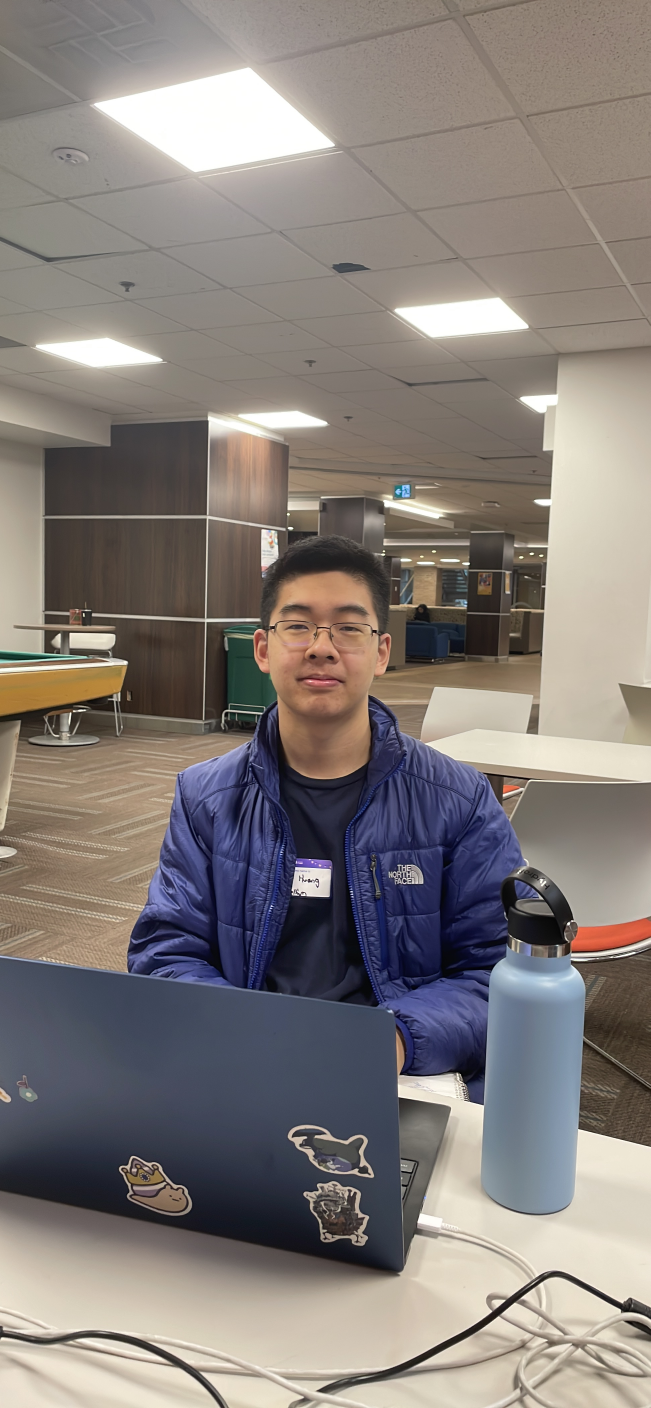
#> input picture Recall Api/img1.jpg, 1952 x 4224 px (shown at 1/3 size)
$ python -i face_detection.py   (imports and definitions only)
#> lines starting #> are read from the running program, lines starting #| are printed output that depends on the picture
from PIL import Image
import numpy as np
import cv2, base64
from io import BytesIO
import sqlite3


def main(data):
    with open("img1.jpg", "wb") as fh:
        fh.write(base64.b64decode(data))

    img1 = cv2.imread("img1.jpg")

    # Convert into grayscale
    gray1 = cv2.cvtColor(img1, cv2.COLOR_BGR2GRAY)

    # Load the cascade
    face_cascade = cv2.CascadeClassifier(cv2.data.haarcascades + 'haarcascade_frontalface_alt2.xml')

    # Detect faces
    faces1 = face_cascade.detectMultiScale(gray1, 1.1, 4)

    # Draw rectangle around the faces and crop the faces
    for (x, y, w, h) in faces1:
        img1 = cv2.rectangle(img1, (x, y), (x+w, y+h), (0, 0, 255), 2)
        img1 = img1[y:y + h, x:x + w]
        break

    cv2.imwrite('face1.jpg', img1)

    img1 = cv2.cvtColor(img1, cv2.COLOR_BGR2GRAY)

    # img1 = cv2.imread("face1.jpg")

    con = sqlite3.connect("database.db")

    minn = 100
    cur = ""

    for item in con.execute("SELECT img, name FROM labels").fetchall():
        name = item[1]

        with open("img2.jpg", "wb") as fh:
            fh.write(base64.b64decode(item[0]))

        img2 = cv2.imread("img2.jpg")

        # Convert into grayscale
        gray2 = cv2.cvtColor(img2, cv2.COLOR_BGR2GRAY)

        # Detect faces
        faces2 = face_cascade.detectMultiScale(gray2, 1.1, 4)

        # Draw rectangle around the faces and crop the faces
        for (x, y, w, h) in faces2:
            img2 = cv2.rectangle(img2, (x, y), (x+w, y+h), (0, 0, 255), 2)
            img2 = img2[y:y + h, x:x + w]
            break

        cv2.imwrite('face2.jpg', img2)


        # img2 = cv2.imread("face2.jpg")

        height1, width1 = img1.shape[0],img1.shape[1]
        height2, width2 = img2.shape[0],img2.shape[1]

        img1 = img1[0:min(height1, height2), 0:min(width1, width2)]
        img2 = img2[0:min(height1, height2), 0:min(width1, width2)]

        img2 = cv2.cvtColor(img2, cv2.COLOR_BGR2GRAY)
        # define the function to compute MSE between two images

        error, diff = mse(img1, img2)

        if error < minn:
            minn = error
            cur = name
        print(name, error)
    print(minn, name)
    if minn <= 50:
       return name
    return False

# get mean square error of all pixels in both images to compare them
def mse(img1, img2):
    h, w = img1.shape
    diff = cv2.subtract(img1, img2)
    err = np.sum(diff**2)
    mse = err/(float(h*w))
    return mse, diff

>>> import cv2
>>> picture = cv2.imread('img1.jpg', cv2.IMREAD_GRAYSCALE)
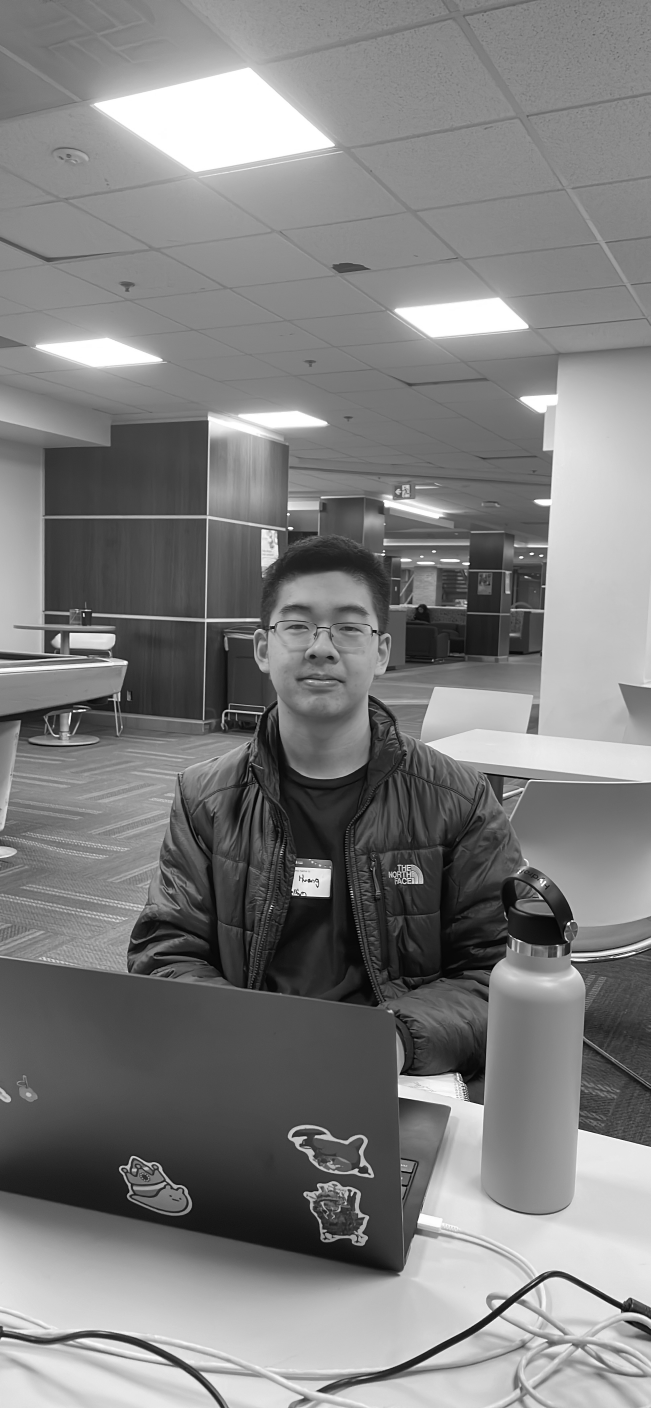
#> picture: shape (4224, 1952) (shown at 1/3 size); min 0, max 255, mean 127.5
#> (the run stopped early here; a loop or call above may not have finished)

$ run again, on Recall Api/img2.jpg
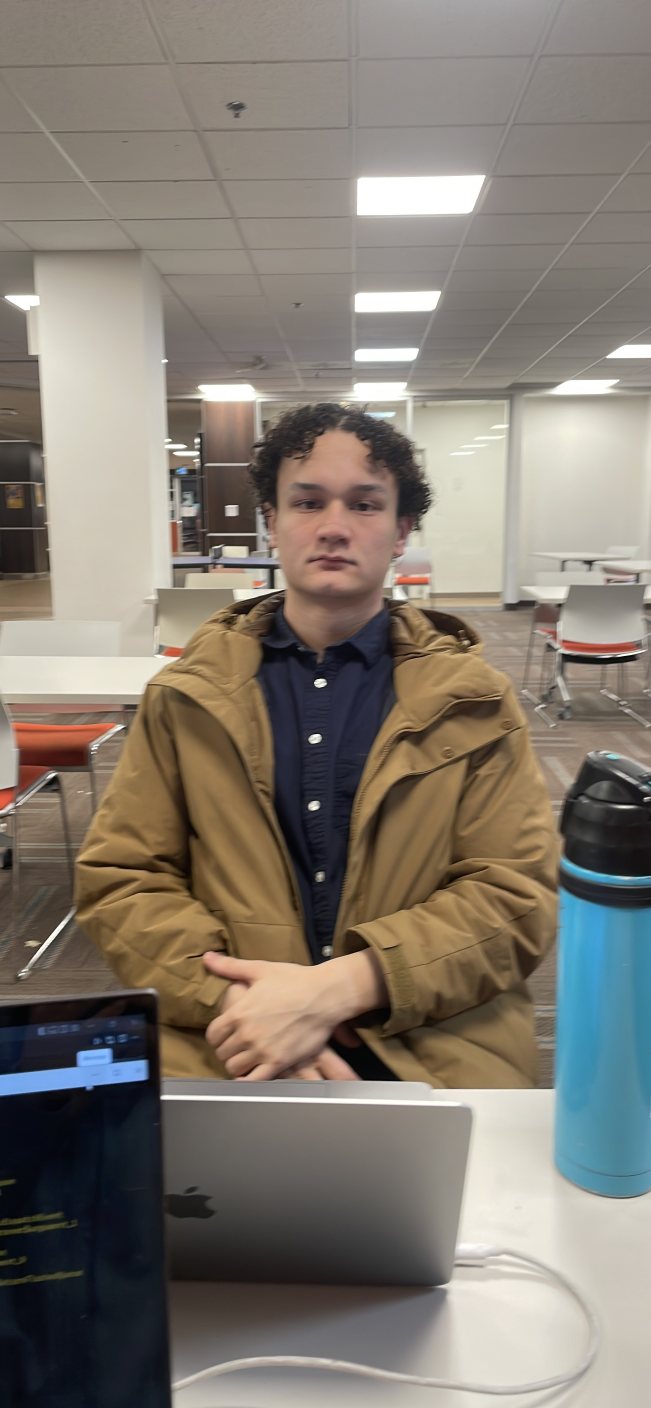
#> input picture Recall Api/img2.jpg, 1952 x 4224 px (shown at 1/3 size)
#> `picture = cv2.imread('img1.jpg', cv2.IMREAD_GRAYSCALE)`:
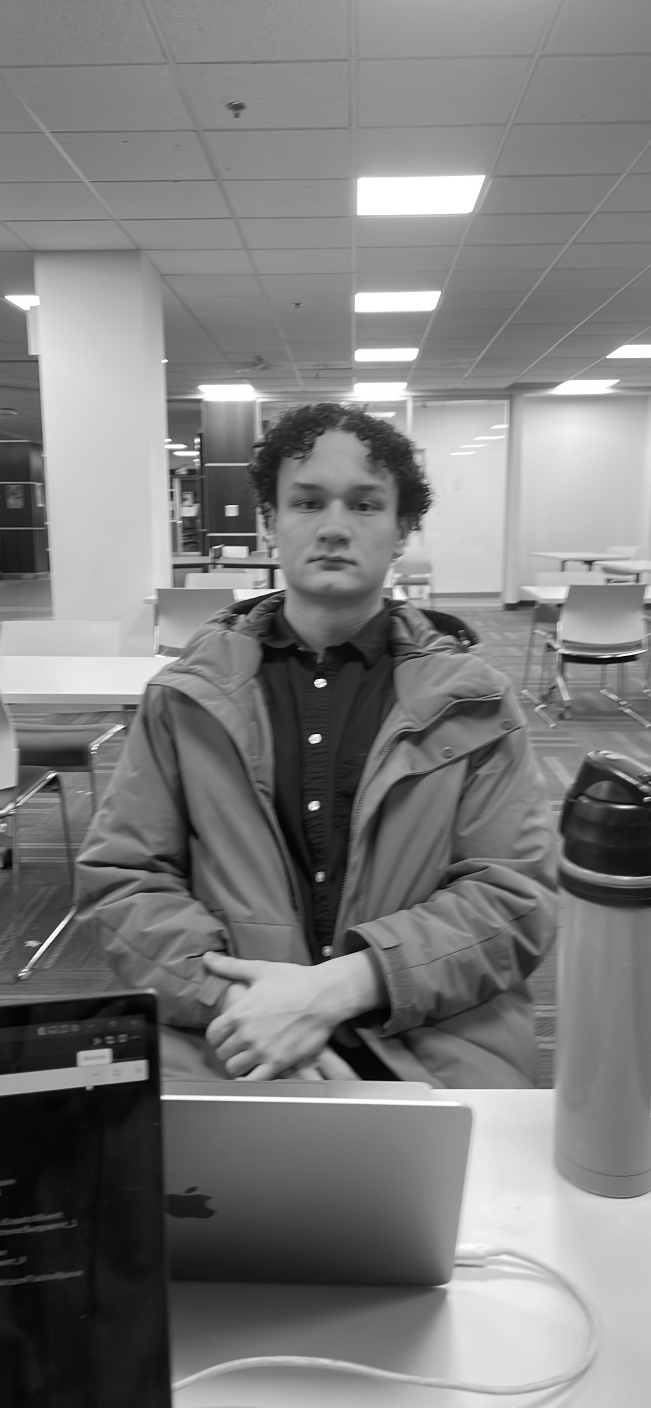
#> picture: shape (4224, 1952) (shown at 1/3 size); min 0, max 255, mean 124.7

$ run again, on Recall Api/5.jpg
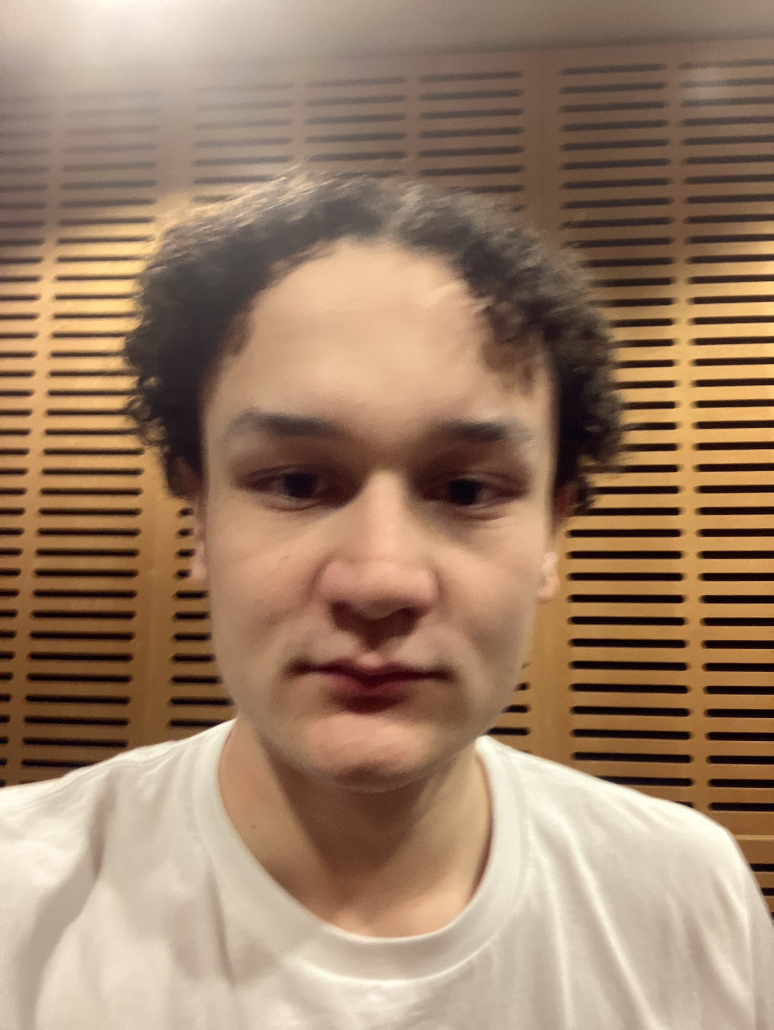
#> input picture Recall Api/5.jpg, 2320 x 3088 px (shown at 1/3 size)
#> `picture = cv2.imread('img1.jpg', cv2.IMREAD_GRAYSCALE)`:
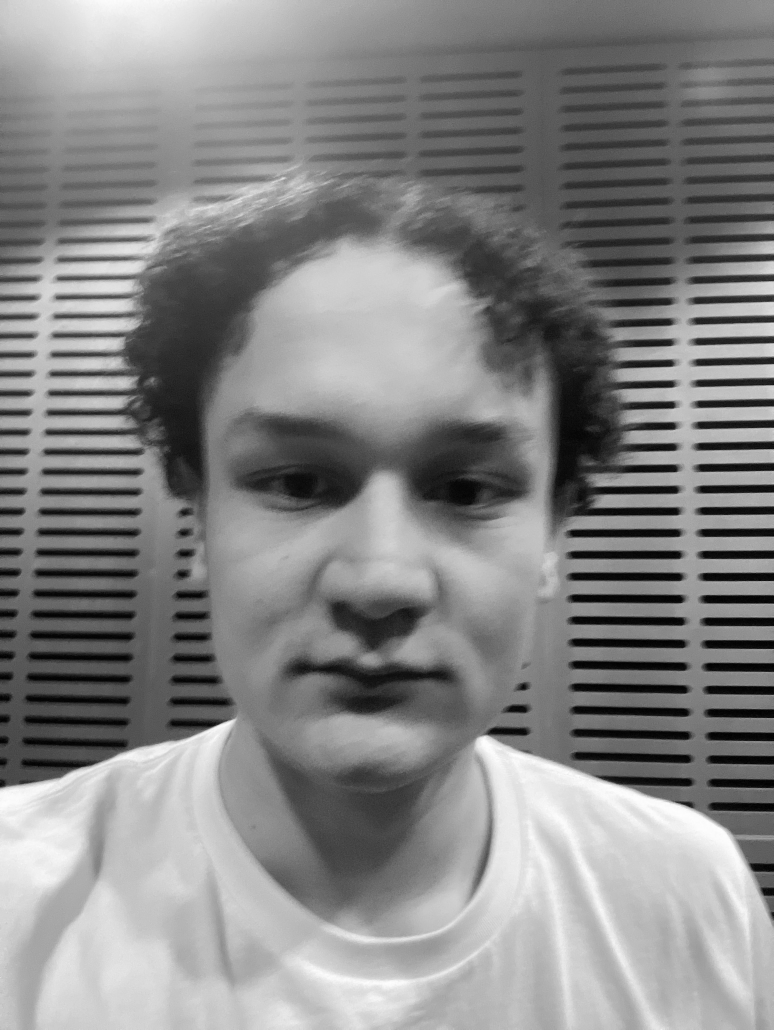
#> picture: shape (3088, 2320) (shown at 1/3 size); min 0, max 255, mean 133.8

$ run again, on Recall Api/6.jpg
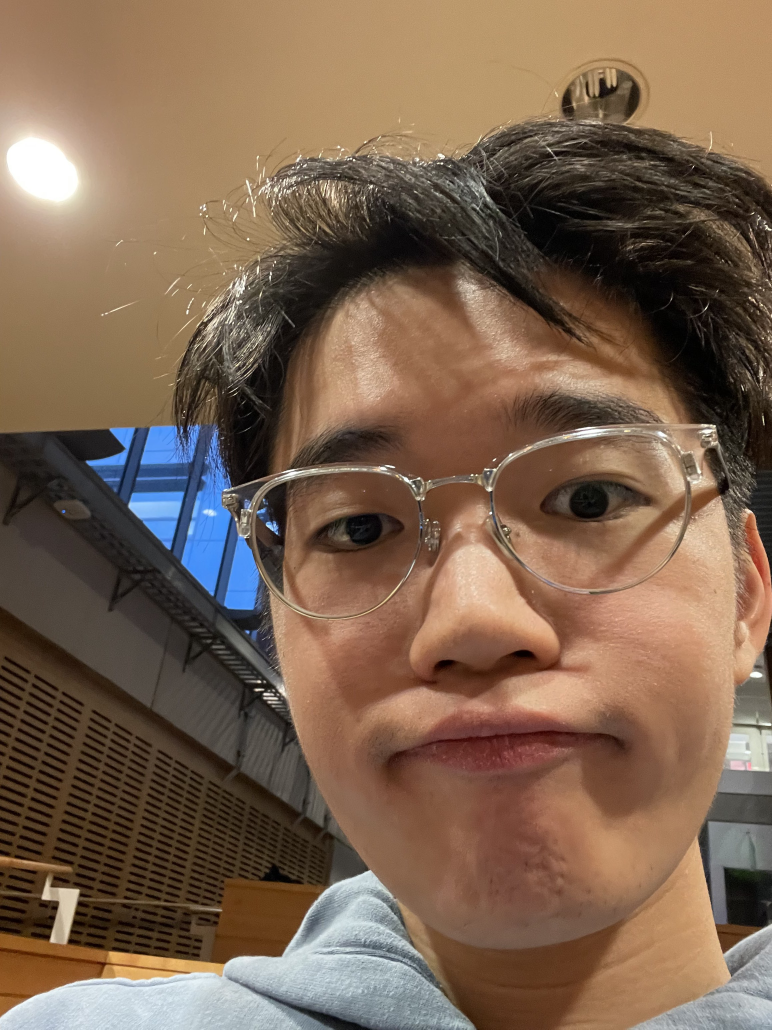
#> input picture Recall Api/6.jpg, 2316 x 3088 px (shown at 1/3 size)
#> `picture = cv2.imread('img1.jpg', cv2.IMREAD_GRAYSCALE)`:
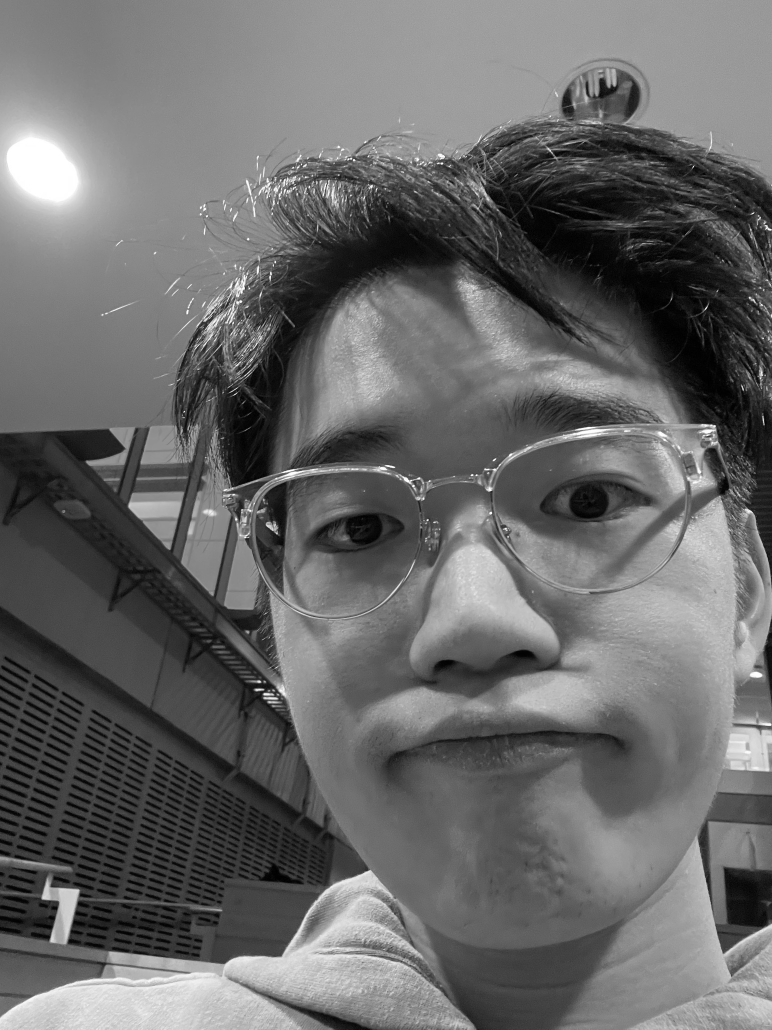
#> picture: shape (3088, 2316) (shown at 1/3 size); min 0, max 255, mean 105.1
